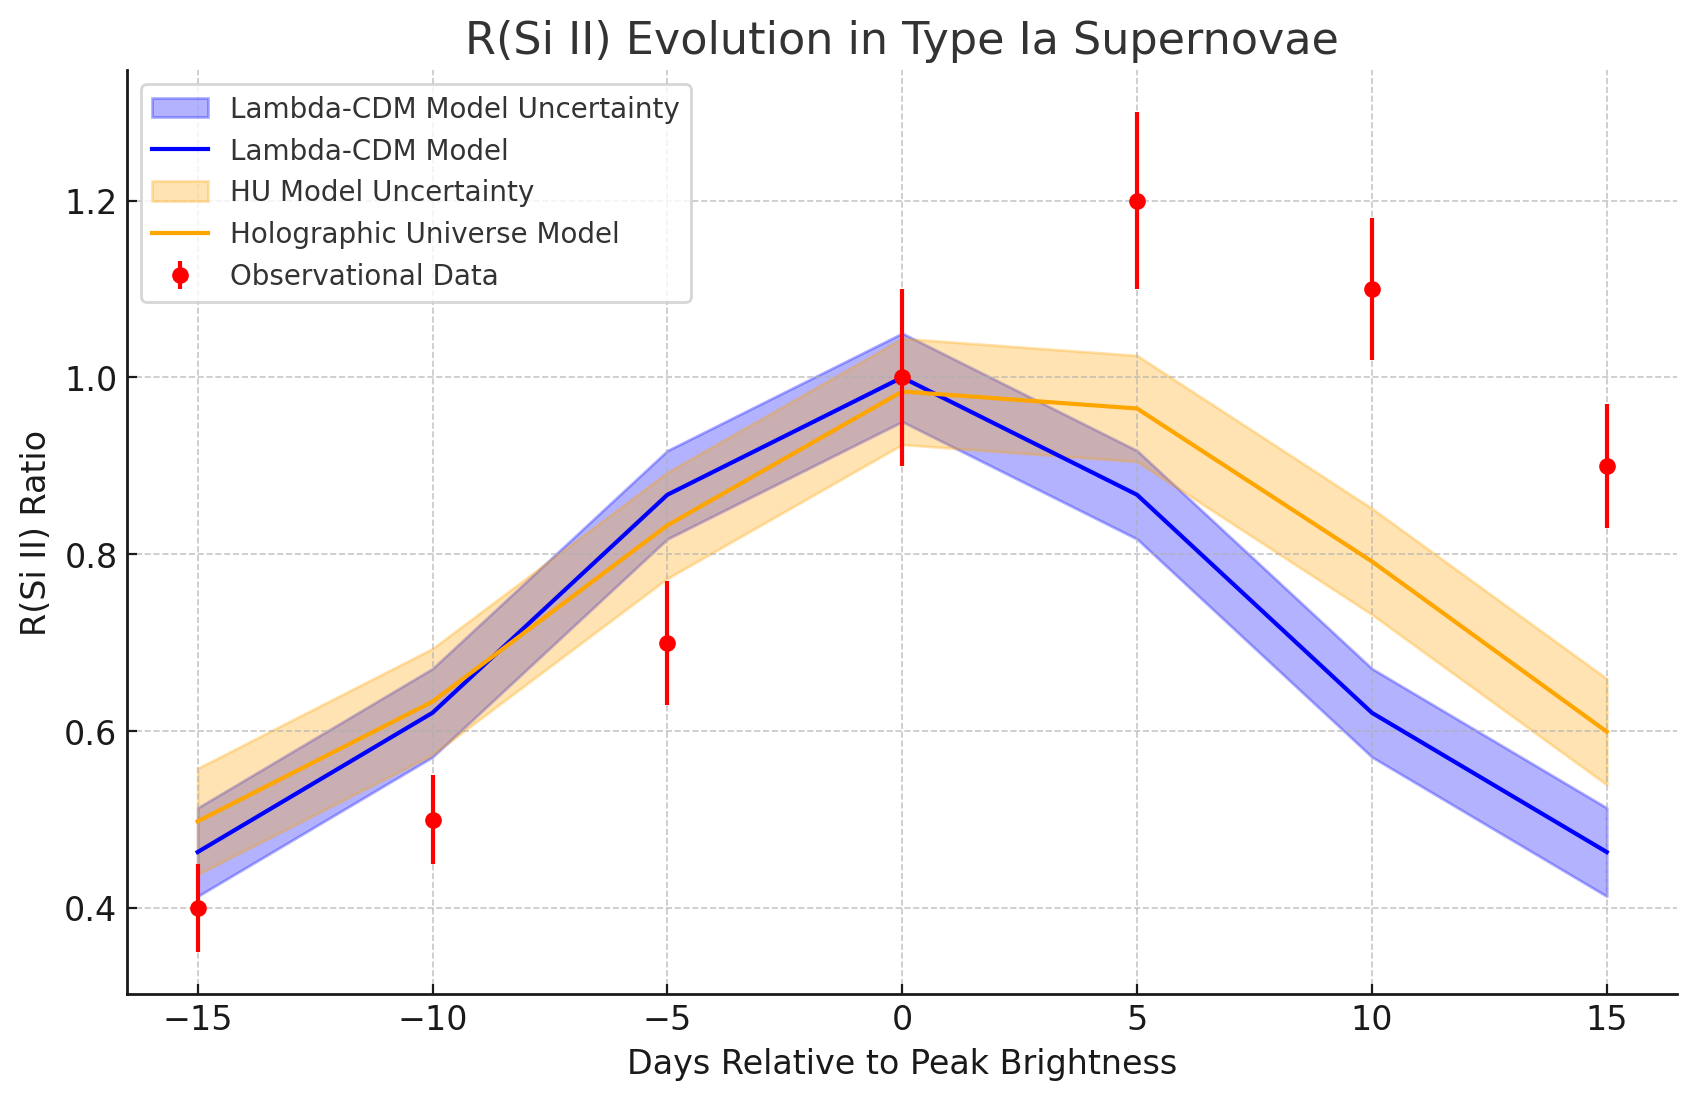

Python code for this plot:
import matplotlib.pyplot as plt
import numpy as np

# Observational data for R(Si II) ratios at various epochs
epochs = np.array([-15, -10, -5, 0, 5, 10, 15])  # Days relative to peak brightness
R_SiII_observed = np.array([0.4, 0.5, 0.7, 1.0, 1.2, 1.1, 0.9])  # Observed R(Si II) values
R_SiII_err = np.array([0.05, 0.05, 0.07, 0.1, 0.1, 0.08, 0.07])  # Uncertainty in observed values

# Lambda-CDM model predictions for R(Si II) evolution
R_SiII_model = 0.4 + 0.6 * np.exp(-((epochs) / 10)**2)  # Example Gaussian-shaped evolution
R_SiII_model_err = 0.05  # Uncertainty in Lambda-CDM model predictions

# Holographic Universe (HU) model predictions for R(Si II) evolution
R_SiII_HU_model = 0.42 + 0.58 * np.exp(-((epochs - 2) / 12)**2)  # Slightly shifted Gaussian evolution
R_SiII_HU_model_err = 0.06  # Uncertainty in HU model predictions

# Calculate upper and lower bounds for the Lambda-CDM model predictions
R_SiII_model_upper = R_SiII_model + R_SiII_model_err
R_SiII_model_lower = R_SiII_model - R_SiII_model_err

# Calculate upper and lower bounds for the HU model predictions
R_SiII_HU_model_upper = R_SiII_HU_model + R_SiII_HU_model_err
R_SiII_HU_model_lower = R_SiII_HU_model - R_SiII_HU_model_err

# Plotting
plt.figure(figsize=(10, 6))

# Lambda-CDM model curve with error band
plt.fill_between(
    epochs, R_SiII_model_lower, R_SiII_model_upper, color="blue", alpha=0.3, label="Lambda-CDM Model Uncertainty"
)
plt.plot(epochs, R_SiII_model, label="Lambda-CDM Model", color="blue")

# Holographic Universe model curve with error band
plt.fill_between(
    epochs, R_SiII_HU_model_lower, R_SiII_HU_model_upper, color="orange", alpha=0.3, label="HU Model Uncertainty"
)
plt.plot(epochs, R_SiII_HU_model, label="Holographic Universe Model", color="orange")

# Observational data with error bars
plt.errorbar(epochs, R_SiII_observed, yerr=R_SiII_err, fmt='o', color='red', label="Observational Data")

# Title and axis labels
plt.title("R(Si II) Evolution in Type Ia Supernovae")
plt.xlabel("Days Relative to Peak Brightness")
plt.ylabel("R(Si II) Ratio")

# Add legend and grid
plt.legend(loc="upper left")
plt.grid(True)

# Show plot
plt.show()
